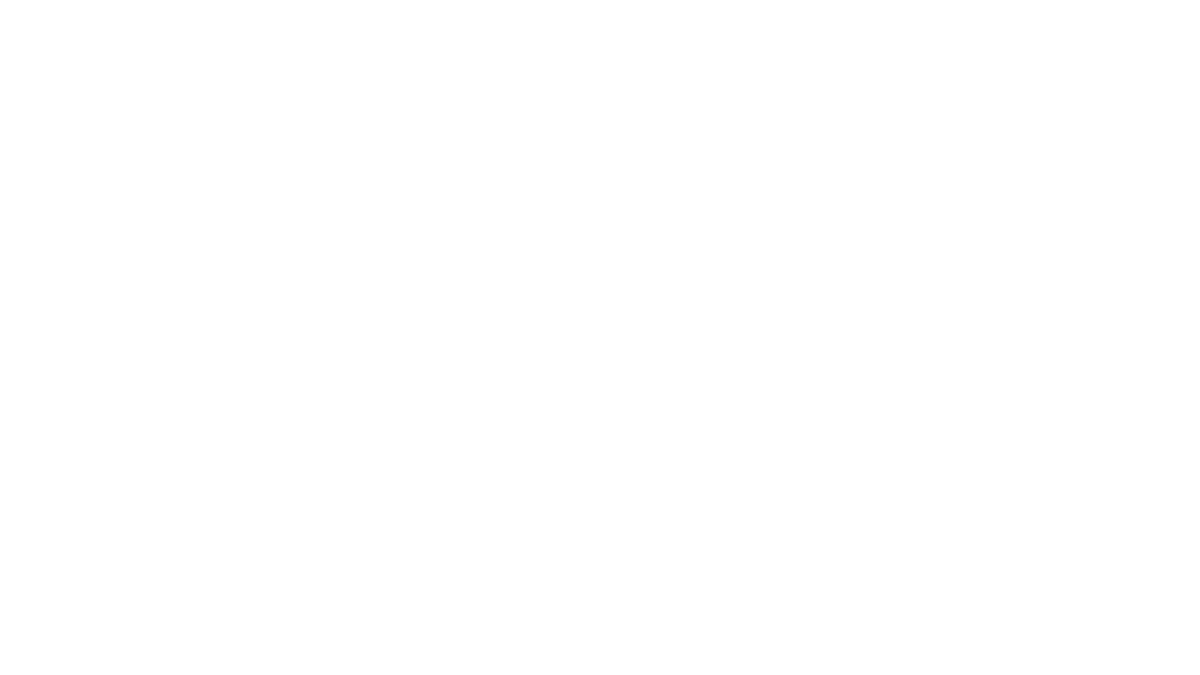
Frame 1 (no input)
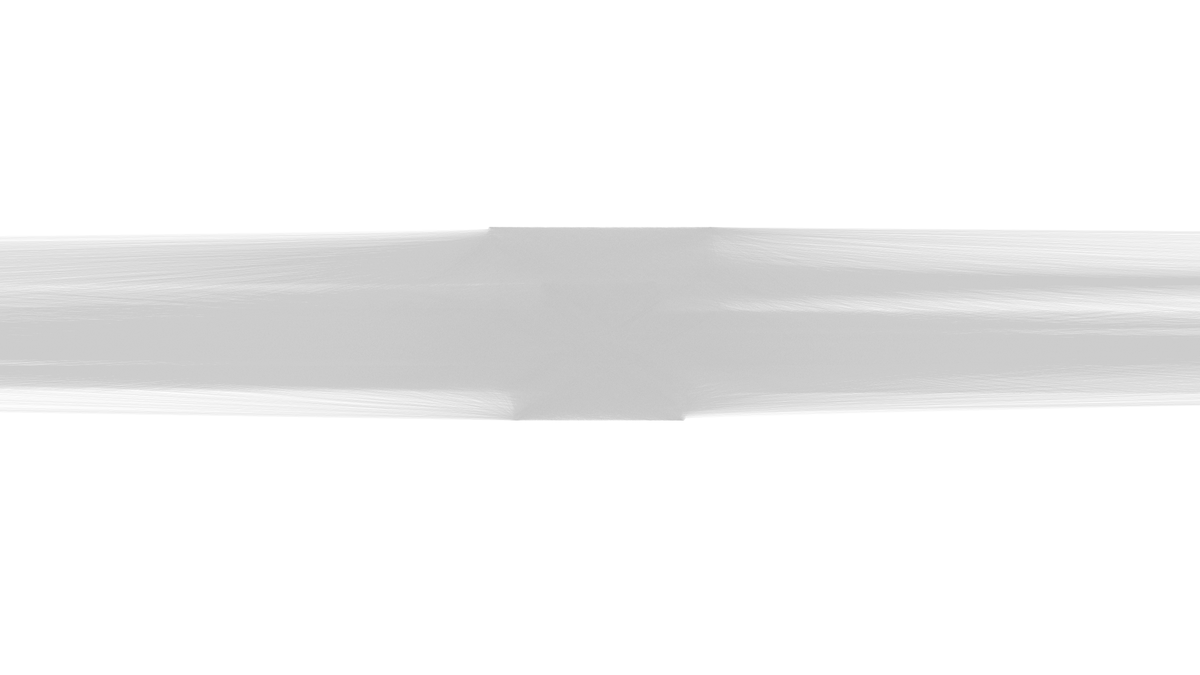
Frame 60 (the mouse pressed at the canvas centre just before this capture)
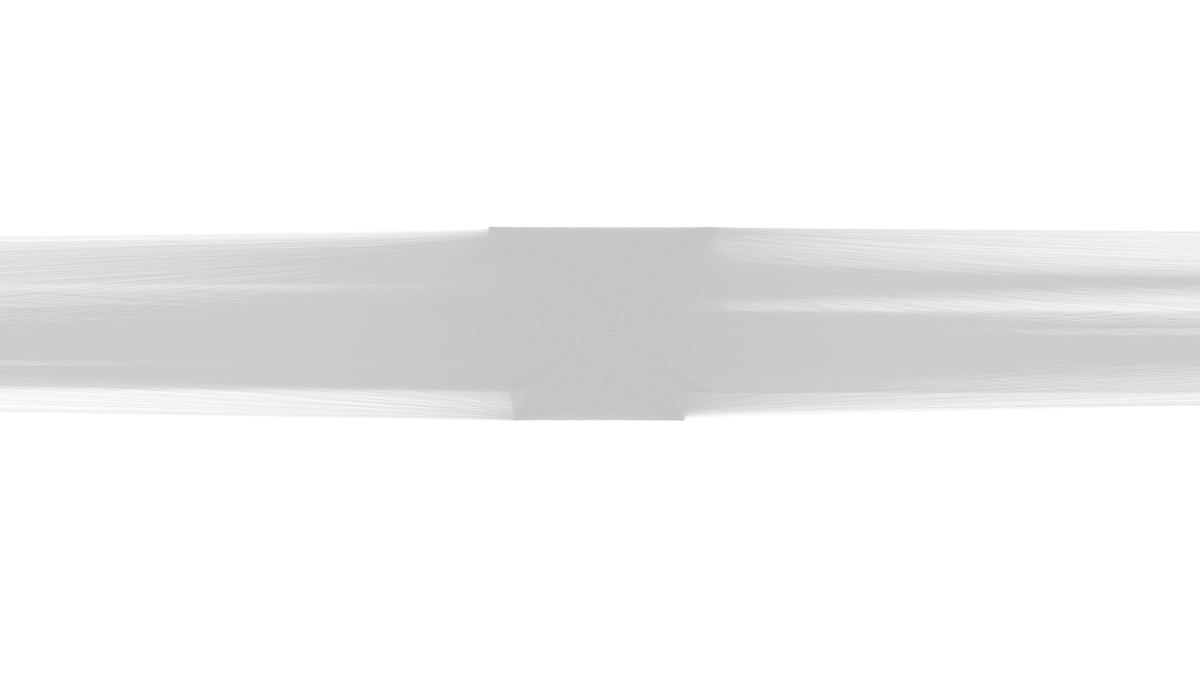
Frame 120 (the mouse held since frame 60 and released just before this capture)

The Processing sketch that drew these frames (run headless with seeded random() and noise(); from frame 60 on, the mouse is pressed at the canvas centre):

// Processing sketch: spirals1_1
// ── spirals1_1.pde
void setup(){
  size (1920,1080);
  background(255);
  noStroke();
}
float x=960;
float y=540;
float a=0;
float b=7;
float zoom=1;
float reach=50;

void draw(){
  //background(21,21,29);
  //if(mousePressed){
  for(float i=0.1;i<100;i=i+0.05){
    x=960+((i*2)*sin(i/a)/zoom);
    y=540-((i*2)*cos(i/b)/zoom);
    //fill((i/16),(50),(120),(i));
    //ellipse(x,y,1+i/200,0+i/200);
    stroke(200,100);
    strokeWeight(0.05);
    line(x,y,960+((((i-reach)*2)*sin(i-reach)/1/a)/zoom),540-(((i-reach)*2)*cos((i-reach)/b)/zoom));
    noStroke();}
//}
a=a+0.005;
//b=b+0.005;

 /*for(int i=1;i<1000;i++){
    x=960-(i*2)*sin(i/6.0);
    y=540-(i*2)*cos(i/6.0);
    fill((i/4),(10),(10),(255-i/4));
    ellipse(x,y,i/10,i/10);
  }
   for(float i=0.5;i<1000;i=i+0.5){
    x=960-(i*2)*sin(i/2.0);
    y=540+(i*2)*cos(i/2.0);
    fill((i/4),(250),(120),(255-i/4));
    ellipse(x,y,i/10,i/10);}*/
}
  
